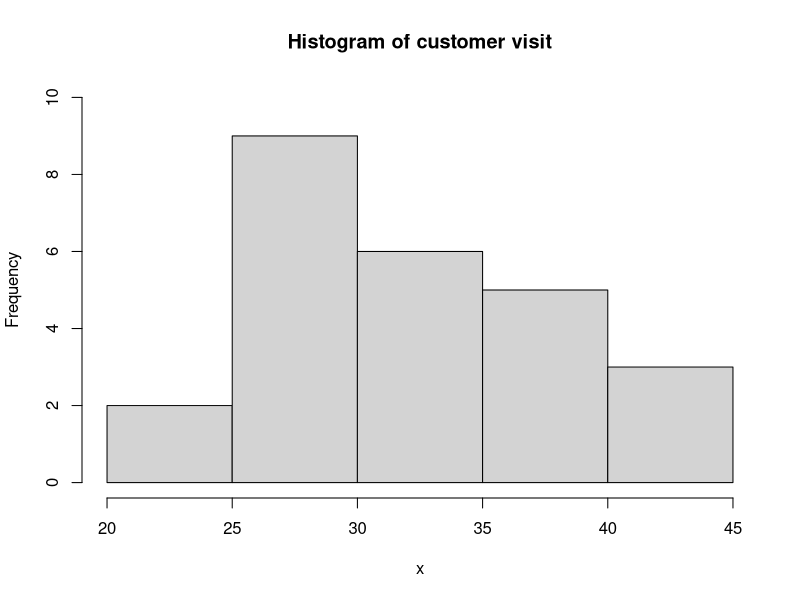
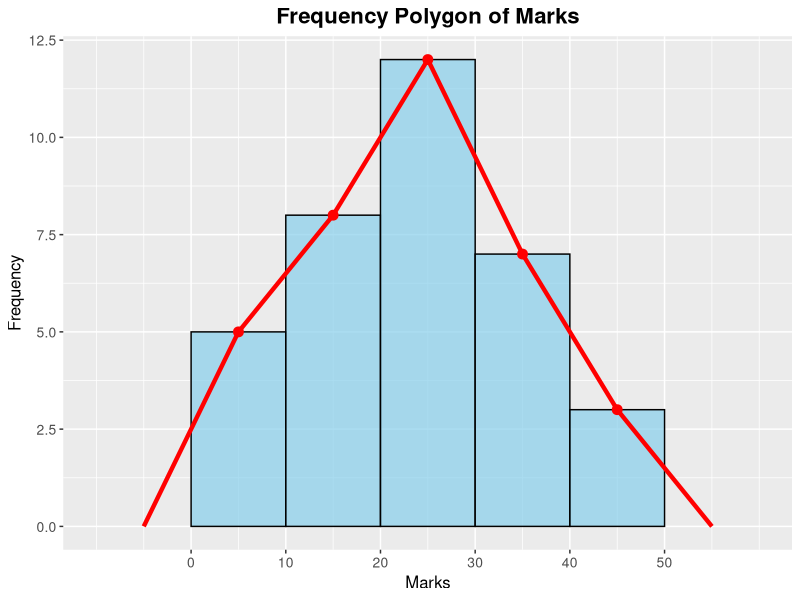
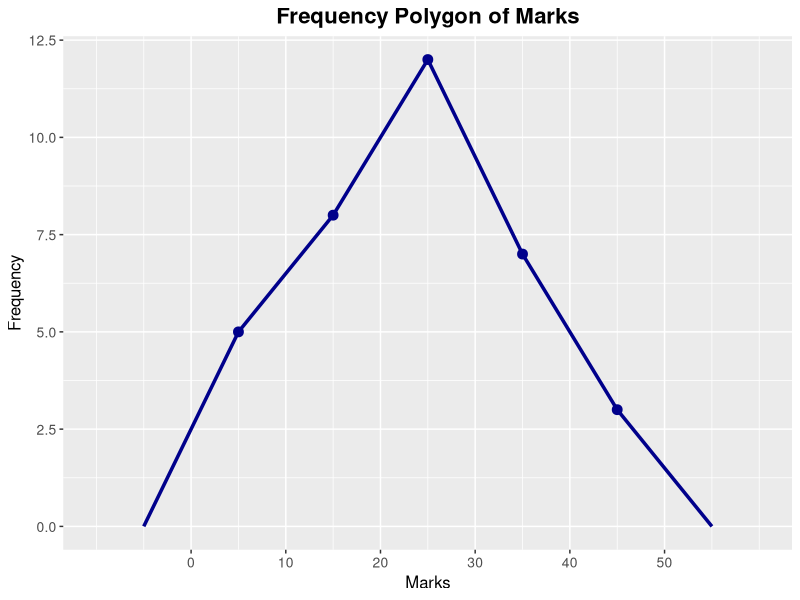
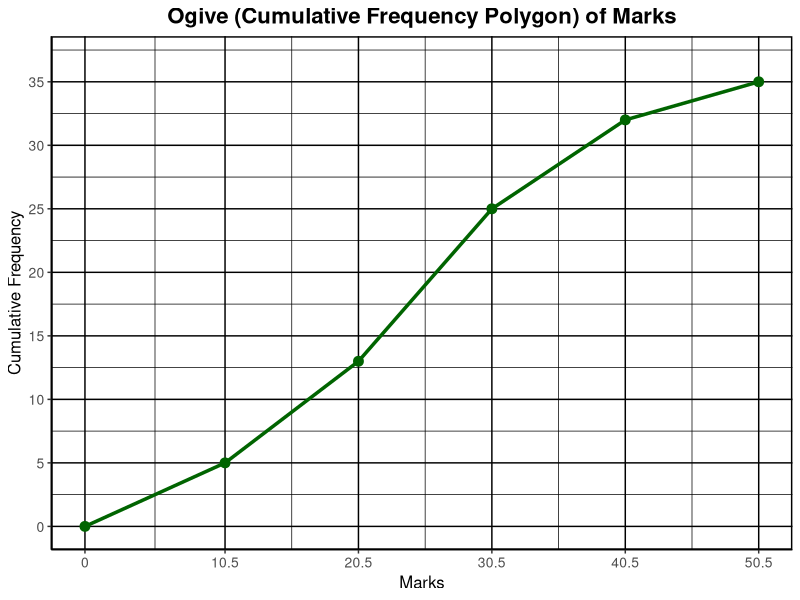

Here is the R script that generated these plots, in order:
## ---- chunk 1
x = c(32, 28, 35, 41, 29, 30, 38, 45, 27, 25, 33, 40, 31, 29, 36, 42, 26, 24, 34, 39, 30, 28, 37, 33, 29)
hist(x, main = "Histogram of customer visit", ylim = c(0,10))
## ---- chunk 2
library(ggplot2)
library(dplyr)

# 1. Define the data (using the "Marks" data from earlier)
# We need to create a dataset of individual observations to correctly build the histogram.
# Let's assume the midpoints of the intervals for generating the data.
# Alternatively, we can manually create data points that fall into these bins.

# Option 1: Manually create data points based on frequencies
# This is a bit more robust for exact reproduction of the frequency table
marks_data_raw <- c(
  rep(5, 5),    # 5 observations in 0-10 range (using midpoint 5)
  rep(15, 8),   # 8 observations in 11-20 range (using midpoint 15)
  rep(25, 12),  # 12 observations in 21-30 range (using midpoint 25)
  rep(35, 7),   # 7 observations in 31-40 range (using midpoint 35)
  rep(45, 3)    # 3 observations in 41-50 range (using midpoint 45)
)

# Create a data frame
df_marks <- data.frame(Marks = marks_data_raw)

# Define the breaks for the histogram and frequency polygon
# These should align with your intervals' boundaries.
# For intervals like 0-10, 11-20, etc., the actual bins would be 0-10.5, 10.5-20.5 etc.
# Let's use clean breaks for the plot for simplicity and visual clarity.
# Assuming intervals are inclusive lower, exclusive upper for binning.
# Or, if they are like 0-10, 11-20, then 10.5, 20.5 are the boundaries.
# For simplicity, let's assume the bins are 0-10, 10-20, 20-30, etc. for plotting.
# We'll set breaks at 0, 10, 20, 30, 40, 50.
bin_breaks <- seq(0, 50, by = 10)

# Calculate midpoints for the frequency polygon (for the line plot)
# The midpoints should correspond to the center of each bin
midpoints <- (bin_breaks[-length(bin_breaks)] + bin_breaks[-1]) / 2

# Calculate frequencies for the frequency polygon (for the line plot)
# This part is a bit tricky with ggplot2's `geom_freqpoly` as it calculates frequencies itself.
# To ensure the frequency polygon aligns with the histogram, we let ggplot do the binning.

# Create the histogram with frequency polygon overlay
ggplot(df_marks, aes(x = Marks)) +
  # Histogram layer
  geom_histogram(binwidth = 10, # Match the interval width
                 breaks = bin_breaks, # Ensure bins align with intervals
                 fill = "skyblue",
                 color = "black",
                 alpha = 0.7) +
  # Frequency polygon layer
  geom_freqpoly(binwidth = 10, # Must match histogram's binwidth
                breaks = bin_breaks, # Must match histogram's breaks
                color = "red",
                size = 1.5) + # Thicker line for visibility
  # Add points at the top of each frequency polygon segment
  stat_bin(binwidth = 10, breaks = bin_breaks, geom = "point", color = "red", size = 3) +
  
  # Labels and Title
  labs(title = "Frequency Polygon of Marks",
       x = "Marks",
       y = "Frequency") +
  
  # Customize theme for better aesthetics
  theme(plot.title = element_text(hjust = 0.5, face = "bold", size = 16),
        axis.title = element_text(size = 12),
        axis.text = element_text(size = 10)) +
  
  # Set x-axis breaks to match interval boundaries
  scale_x_continuous(breaks = bin_breaks,
                     labels = c("0", "10", "20", "30", "40", "50")) +
  
  # Ensure y-axis starts at 0
  expand_limits(y = 0)
## ---- chunk 3
library(ggplot2)
library(dplyr)

# Recreate the data from the frequency table
marks_data_raw <- c(
  rep(5, 5),    # 5 observations in 0-10 range (using midpoint 5)
  rep(15, 8),   # 8 observations in 11-20 range (using midpoint 15)
  rep(25, 12),  # 12 observations in 21-30 range (using midpoint 25)
  rep(35, 7),   # 7 observations in 31-40 range (using midpoint 35)
  rep(45, 3)    # 3 observations in 41-50 range (using midpoint 45)
)

# Create a data frame
df_marks <- data.frame(Marks = marks_data_raw)

# Define the breaks for the frequency polygon (must match the bins)
bin_breaks <- seq(0, 50, by = 10)

# Create the frequency polygon plot without the histogram
ggplot(df_marks, aes(x = Marks)) +
  # Frequency polygon layer
  geom_freqpoly(binwidth = 10, # Must match the bin interval width
                breaks = bin_breaks, # Ensure bins align with intervals
                color = "darkblue",
                size = 1.2) + # Thicker line for visibility
  # Add points at the top of each frequency polygon segment
  stat_bin(binwidth = 10, breaks = bin_breaks, geom = "point", color = "darkblue", size = 3) +
  
  # Labels and Title
  labs(title = "Frequency Polygon of Marks",
       x = "Marks",
       y = "Frequency") +
  
  # Customize theme for better aesthetics
  theme(plot.title = element_text(hjust = 0.5, face = "bold", size = 16),
        axis.title = element_text(size = 12),
        axis.text = element_text(size = 10)) +
  
  # Set x-axis breaks to match interval boundaries
  scale_x_continuous(breaks = bin_breaks,
                     labels = c("0", "10", "20", "30", "40", "50")) +
  
  # Ensure y-axis starts at 0 for proper representation of frequencies
  expand_limits(y = 0)
## ---- chunk 4
library(ggplot2)
library(dplyr)

# 1. Define the data for intervals, frequencies, and calculate cumulative frequencies
# Using the upper class boundaries for the x-axis of the ogive.
# Assuming intervals 0-10, 11-20, etc., the upper true limits are 10.5, 20.5 etc.
# The initial point for the ogive is (lower boundary of first class, 0 cumulative frequency).
# Assuming the lowest possible mark is 0, so the first boundary starts effectively at 0.

marks_upper_boundaries <- c(0, 10.5, 20.5, 30.5, 40.5, 50.5)
frequencies <- c(0, 5, 8, 12, 7, 3) # Add 0 for the starting point

# Calculate cumulative frequencies
cumulative_frequencies <- cumsum(frequencies)

# Create a data frame for plotting the Ogive
ogive_data <- data.frame(
  Marks = marks_upper_boundaries,
  CumulativeFrequency = cumulative_frequencies
)

# Create the Ogive plot
ggplot(ogive_data, aes(x = Marks, y = CumulativeFrequency)) +
  geom_line(color = "darkgreen", size = 1.2) + # Line for the ogive
  geom_point(color = "darkgreen", size = 3) +  # Points at each data point
  
  # Removed geom_text() to remove value labels from points
  
  # Labels and Title
  labs(title = "Ogive (Cumulative Frequency Polygon) of Marks",
       x = "Marks", # X-axis label as 'Marks'
       y = "Cumulative Frequency") +
  
  # Set specific x-axis breaks for clarity
  scale_x_continuous(breaks = marks_upper_boundaries,
                     labels = c("0", "10.5", "20.5", "30.5", "40.5", "50.5")) +
  
  # Set specific y-axis breaks for cumulative frequency
  scale_y_continuous(breaks = seq(0, max(cumulative_frequencies), by = 5),
                     limits = c(0, max(cumulative_frequencies) * 1.05)) + # Adjust limits back as no text labels
  
  # Ensure y-axis starts at 0
  expand_limits(y = 0) +
  
  # Apply a base theme and then explicitly add clear black grid lines
  theme_classic() + # Keeping classic for clean axes, but customizing grids
  theme(
    plot.title = element_text(hjust = 0.5, face = "bold", size = 16),
    axis.title = element_text(size = 12),
    axis.text = element_text(size = 10),
    
    # Explicitly show major grid lines as black and solid
    panel.grid.major = element_line(color = "black", size = 0.5, linetype = "solid"),
    # Explicitly show minor grid lines as black and solid (thinner)
    panel.grid.minor = element_line(color = "black", size = 0.25, linetype = "solid"),
    
    # Ensure background is white and add a black border to the panel to create "square boxes"
    panel.background = element_rect(fill = "white", colour = "black", linewidth = 1), # 'size' changed to 'linewidth' in newer ggplot2
    plot.background = element_rect(fill = "white", colour = NA) # No border for plot background
  )
